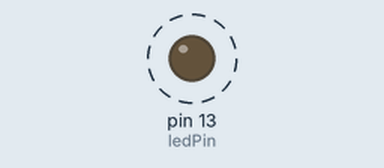
Recording of a sketch running on a simulated Arduino Uno, built with avr-gcc and run on an emulated ATmega328P. On the bench: output pins drawn as LEDs (lit = HIGH). Dashed ring = blinking.

Above: at 0.2 s.
Timing chart, 0 to 3.0 s (numbered marks = the images above):
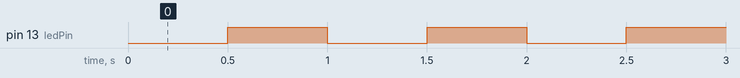

The sketch:

Timer_Overflow.ino
```cpp
#include "Arduino.h"
//The setup function is called once at startup of the sketch
#define ledPin 13

void setup()
{
  pinMode(ledPin, OUTPUT);

  // initialize timer1
  noInterrupts();           // disable all interrupts
  TCCR1A = 0;
  TCCR1B = 0;

  TCNT1 = 34286;            // preload timer 65536-16MHz/256/2Hz
  TCCR1B |= (1 << CS12);    // 256 prescaler
  TIMSK1 |= (1 << TOIE1);   // enable timer overflow interrupt
  interrupts();             // enable all interrupts
}

ISR(TIMER1_OVF_vect)        // interrupt service routine that wraps a user defined function supplied by attachInterrupt
{
  TCNT1 = 34286;            // preload timer
  digitalWrite(ledPin, digitalRead(ledPin) ^ 1);
}

void loop()
{
  // your program here
}
```

Measured:
- by itself, pin 13 (ledPin): alternates HIGH for 0.50 s and LOW for 0.50 s
